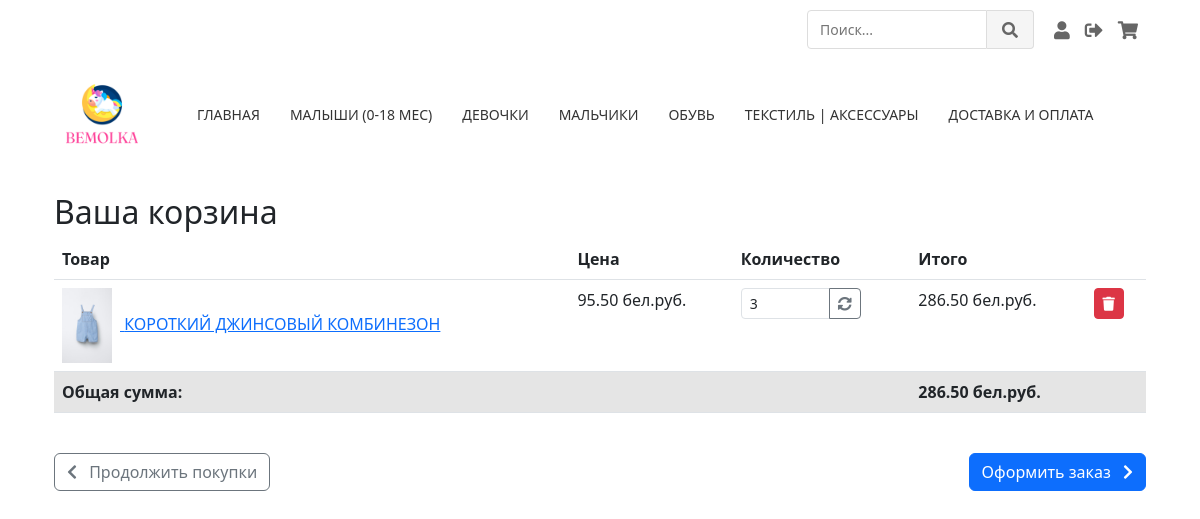
/basket/ (signed in), run on an earlier commit of the app's database.
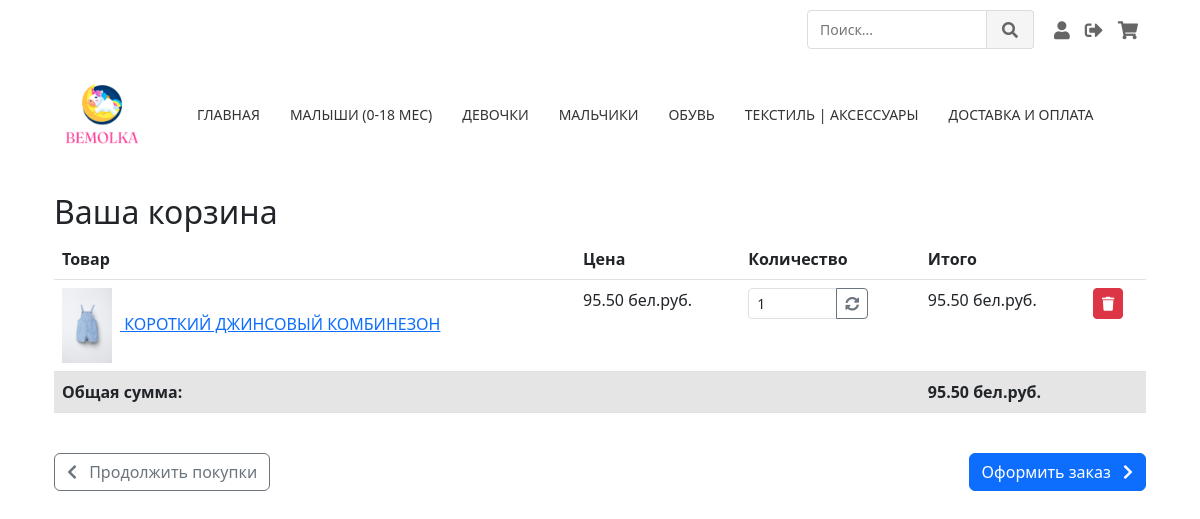
And on a later commit of the database.
### products/models.py (models this page shows, shortened)
class Basket(models.Model):
    user = models.ForeignKey(
        User,
        on_delete=models.CASCADE,
        related_name='basket_items'
    )
    product = models.ForeignKey(
        Product,
        on_delete=models.CASCADE
    )
    quantity = models.PositiveIntegerField(default=1)
    added_at = models.DateTimeField(auto_now_add=True)
    class Meta:
        unique_together = ('user', 'product')
        verbose_name = 'Корзина'
        verbose_name_plural = 'Корзины'
    def total_price(self):
        return self.product.price * self.quantity

class Product(models.Model):
    main_category = models.ForeignKey(
        'MainCategory',
        on_delete=models.CASCADE,
        null=True,
        blank=True,
        verbose_name="Главная категория"
    )
    subcategory = models.ForeignKey(
        SubCategory,
        on_delete=models.SET_NULL,
        null=True,
        blank=True,
        verbose_name="Подкатегория",
        related_name='products'
    )
    slug = models.SlugField(unique=True, blank=True)
    name = models.CharField(max_length=255, verbose_name="Название")
    description = models.TextField(verbose_name="Описание")
    composition = models.TextField(verbose_name="Состав")
    price = models.DecimalField(max_digits=10, decimal_places=2, verbose_name="Цена")
    image = models.ImageField(upload_to='products/', verbose_name="Изображение", null=True, blank=True)
    sizes = models.ManyToManyField(Size, verbose_name="Размеры", related_name='products')
    colors = models.ManyToManyField(Color, verbose_name="Цвета", related_name='products')
    created_at = models.DateTimeField(auto_now_add=True, verbose_name="Дата создания")
    updated_at = models.DateTimeField(auto_now=True, verbose_name="Дата обновления")
    is_featured = models.BooleanField(default=False, verbose_name="Рекомендуемый")
    vendor = models.ForeignKey(
        Vendor,
        on_delete=models.CASCADE,
        null=True,
        blank=True,
        verbose_name="Поставщик"
    )
    def get_absolute_url(self):
        if self.pk is None:
            raise ValueError("Product must be saved before getting absolute URL")
        return reverse('product_detail', kwargs={'pk': self.pk})
    views = models.PositiveIntegerField(default=0)
    class Meta:
        verbose_name = "Товар"
        verbose_name_plural = "Товары"
        ordering = ['-created_at']
        indexes = [
            models.Index(fields=['name', 'slug']),
            models.Index(fields=['is_featured']),
        ]

### products/views.py (the view)
# urls.py: path('basket/', views.basket, name='basket'),
@login_required
def basket(request):
    basket_items = Basket.objects.filter(user=request.user).select_related('product')
    total = sum(item.total_price() for item in basket_items)
    print(f"Корзина пользователя {request.user}: {len(basket_items)} товаров")
    for item in basket_items:
        print(f"- {item.product.name}: {item.quantity} x {item.product.price} = {item.total_price()}")
    print(f"Общая сумма: {total}")
    return render(request, 'products/basket.html', {
        'basket_items': basket_items,
        'total': total  # Добавляем общую сумму в контекст
    })

### my_shop/context_processors.py (called while the page is built)
def basket_count(request):
    if request.user.is_authenticated:
        return {'basket_count': request.user.basket_items.count()}
    return {'basket_count': 0}

### products/templates/products/basket.html (shortened to what this page needs)
{% extends "products/layout.html" %}
{% load static %}
{% block content %}
<div class="container mt-4">
    <h2>Ваша корзина</h2>
    {% if basket_items %}
    <div class="table-responsive">
        <table class="table">
            <thead>
                <tr>
                    <th>Товар</th>
                    <th>Цена</th>
                    <th>Количество</th>
                    <th>Итого</th>
                    <th></th>
                </tr>
            </thead>
            <tbody>
                {% for item in basket_items %}
                <tr>
                    <td>
                        <a href="{{ item.product.get_absolute_url }}">
                            {% if item.product.image %}
                            <img src="{{ item.product.image.url }}" alt="{{ item.product.name }}" width="50" class="me-2">
                            {% endif %}
                            {{ item.product.name }}
                        </a>
                    </td>
                    <td>{{ item.product.price }} бел.руб.</td>
                    <td>
                        <form action="{% url 'update_basket' item.id %}" method="post" class="d-inline">
                            <div class="input-group input-group-sm" style="width: 120px;">
                                <input type="number" name="quantity" value="{{ item.quantity }}" min="1"
                                       class="form-control" onchange="this.form.submit()">
                                <button type="submit" class="btn btn-outline-secondary">
                                    <i class="fas fa-sync-alt"></i>
                                </button>
                            </div>
                        </form>
                    </td>
                    <td>{{ item.total_price }} бел.руб.</td>
                    <td>
                        <form action="{% url 'remove_from_basket' item.id %}" method="post" class="d-inline">
                            <button type="submit" class="btn btn-sm btn-danger">
                                <i class="fas fa-trash"></i>
                            </button>
                        </form>
                    </td>
                </tr>
                {% endfor %}
            </tbody>
            <tfoot>
                <tr class="table-active">
                    <th colspan="3">Общая сумма:</th>
                    <th colspan="2">{{ total }} бел.руб.</th>
                </tr>
            </tfoot>
        </table>
    </div>
    <div class="d-flex justify-content-between mt-4">
        <a href="{% url 'home' %}" class="btn btn-outline-secondary">
            <i class="fas fa-chevron-left me-2"></i> Продолжить покупки
        </a>
        <a href="{% url 'checkout' %}" class="btn btn-primary">
            Оформить заказ <i class="fas fa-chevron-right ms-2"></i>
        </a>
    </div>
    {% endif %}
</div>
{% endblock %}

What changed in the data, as far as the page shows it:
changed Basket "КОРОТКИЙ ДЖИНСОВЫЙ КОМБИНЕЗОН": quantity "3" → "1"; total_price "286.50" → "95.50"
Also different on the page:
{{ total }}: "286.50" → "95.50"
